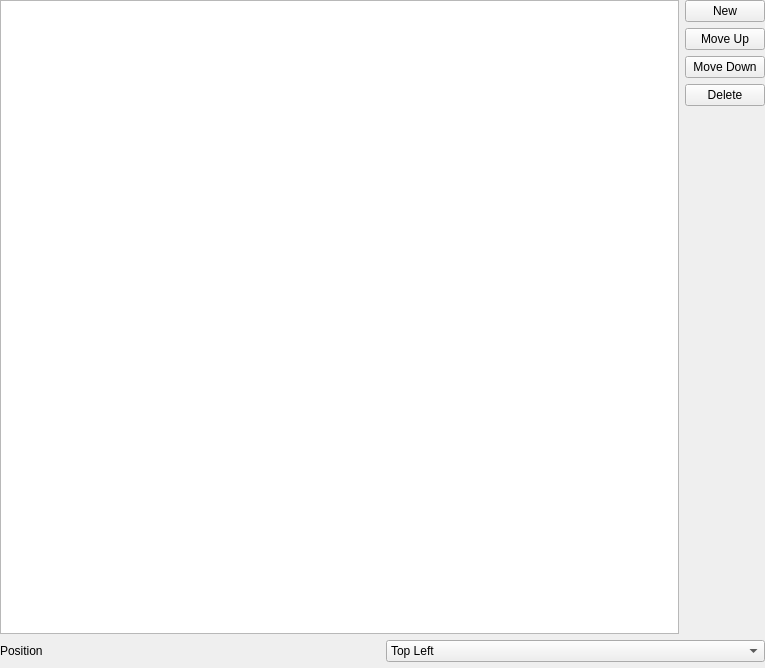
<?xml version="1.0" encoding="UTF-8"?>
<ui version="4.0">
 <class>ScriptEditorPageHUDWidgets</class>
 <widget class="QWidget" name="ScriptEditorPageHUDWidgets">
  <property name="geometry">
   <rect>
    <x>0</x>
    <y>0</y>
    <width>765</width>
    <height>668</height>
   </rect>
  </property>
  <property name="windowTitle">
   <string>Form</string>
  </property>
  <layout class="QVBoxLayout" name="verticalLayout_2">
   <property name="leftMargin">
    <number>0</number>
   </property>
   <property name="topMargin">
    <number>0</number>
   </property>
   <property name="rightMargin">
    <number>0</number>
   </property>
   <property name="bottomMargin">
    <number>0</number>
   </property>
   <item>
    <layout class="QHBoxLayout" name="horizontalLayout">
     <item>
      <widget class="QListWidget" name="list"/>
     </item>
     <item>
      <layout class="QVBoxLayout" name="verticalLayout">
       <item>
        <widget class="QPushButton" name="buttonNew">
         <property name="text">
          <string>New</string>
         </property>
        </widget>
       </item>
       <item>
        <widget class="QPushButton" name="buttonMoveUp">
         <property name="text">
          <string>Move Up</string>
         </property>
        </widget>
       </item>
       <item>
        <widget class="QPushButton" name="buttonMoveDown">
         <property name="text">
          <string>Move Down</string>
         </property>
        </widget>
       </item>
       <item>
        <widget class="QPushButton" name="buttonDelete">
         <property name="text">
          <string>Delete</string>
         </property>
        </widget>
       </item>
       <item>
        <spacer name="verticalSpacer">
         <property name="orientation">
          <enum>Qt::Vertical</enum>
         </property>
         <property name="sizeHint" stdset="0">
          <size>
           <width>20</width>
           <height>40</height>
          </size>
         </property>
        </spacer>
       </item>
      </layout>
     </item>
    </layout>
   </item>
   <item>
    <layout class="QGridLayout" name="gridLayout">
     <item row="0" column="1">
      <widget class="QComboBox" name="position">
       <item>
        <property name="text">
         <string>Top Left</string>
        </property>
       </item>
       <item>
        <property name="text">
         <string>Top Center</string>
        </property>
       </item>
       <item>
        <property name="text">
         <string>Top Right</string>
        </property>
       </item>
       <item>
        <property name="text">
         <string>Upper Left</string>
        </property>
       </item>
       <item>
        <property name="text">
         <string>Upper Center</string>
        </property>
       </item>
       <item>
        <property name="text">
         <string>Upper Right</string>
        </property>
       </item>
       <item>
        <property name="text">
         <string>Lower Left</string>
        </property>
       </item>
       <item>
        <property name="text">
         <string>Lower Center</string>
        </property>
       </item>
       <item>
        <property name="text">
         <string>Lower Right</string>
        </property>
       </item>
       <item>
        <property name="text">
         <string>Bottom Left</string>
        </property>
       </item>
       <item>
        <property name="text">
         <string>Bottom Center</string>
        </property>
       </item>
       <item>
        <property name="text">
         <string>Unknown 11 (Hidden?)</string>
        </property>
       </item>
      </widget>
     </item>
     <item row="0" column="0">
      <widget class="QLabel" name="label">
       <property name="text">
        <string>Position</string>
       </property>
       <property name="buddy">
        <cstring>position</cstring>
       </property>
      </widget>
     </item>
    </layout>
   </item>
   <item>
    <widget class="ImageStackWidget" name="preview">
     <property name="sizePolicy">
      <sizepolicy hsizetype="Preferred" vsizetype="Preferred">
       <horstretch>0</horstretch>
       <verstretch>0</verstretch>
      </sizepolicy>
     </property>
     <property name="minimumSize">
      <size>
       <width>0</width>
       <height>0</height>
      </size>
     </property>
     <property name="maximumSize">
      <size>
       <width>16777215</width>
       <height>450</height>
      </size>
     </property>
     <property name="frameShape">
      <enum>QFrame::StyledPanel</enum>
     </property>
     <property name="frameShadow">
      <enum>QFrame::Sunken</enum>
     </property>
    </widget>
   </item>
  </layout>
 </widget>
 <customwidgets>
  <customwidget>
   <class>ImageStackWidget</class>
   <extends>QFrame</extends>
   <header>../generic/ImageStackWidget.h</header>
   <container>1</container>
  </customwidget>
 </customwidgets>
 <tabstops>
  <tabstop>list</tabstop>
  <tabstop>buttonNew</tabstop>
  <tabstop>buttonMoveUp</tabstop>
  <tabstop>buttonMoveDown</tabstop>
  <tabstop>buttonDelete</tabstop>
  <tabstop>position</tabstop>
 </tabstops>
 <resources>
  <include location="../main_window.qrc"/>
 </resources>
 <connections/>
</ui>
